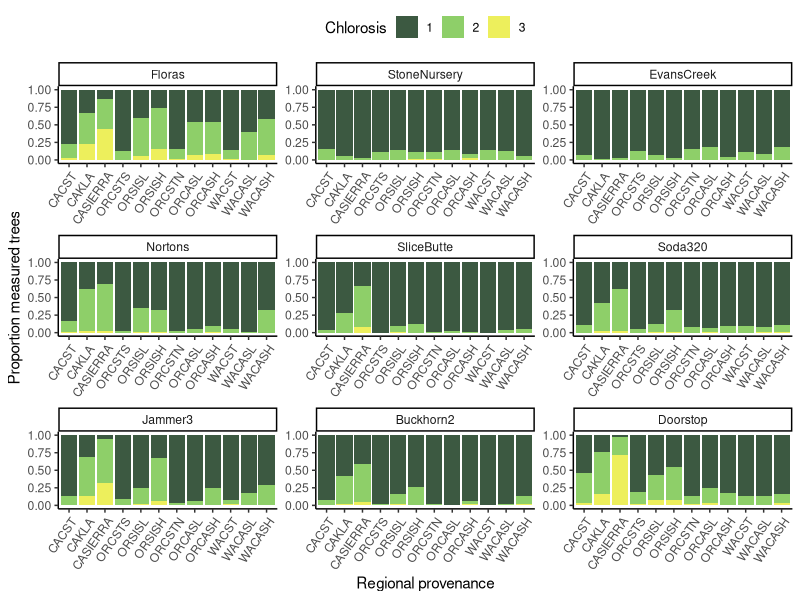
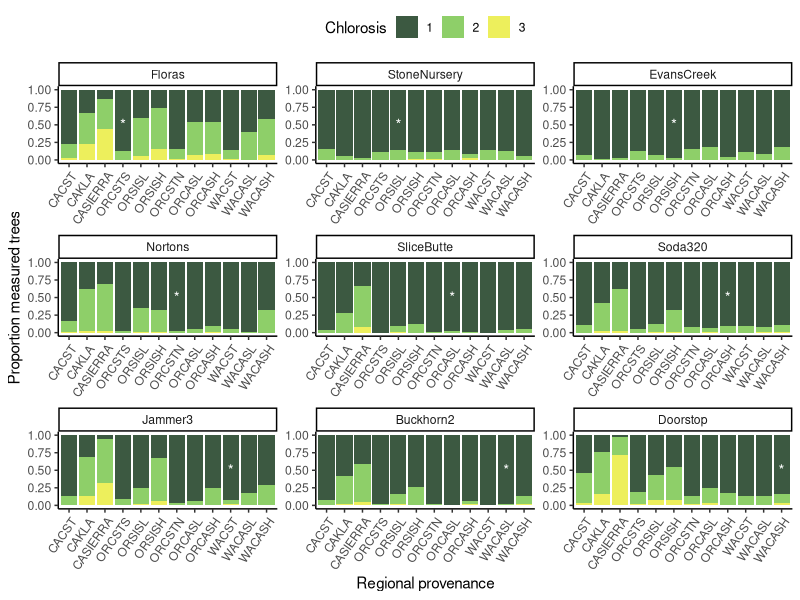
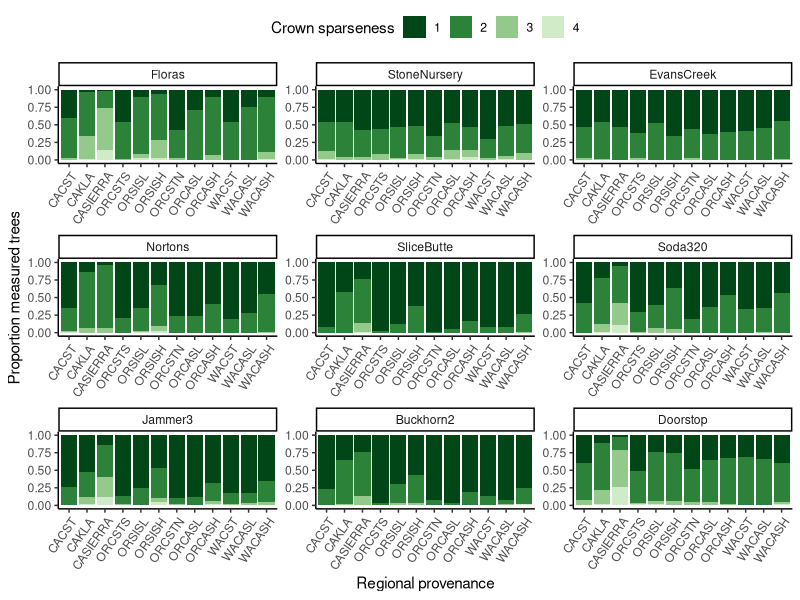
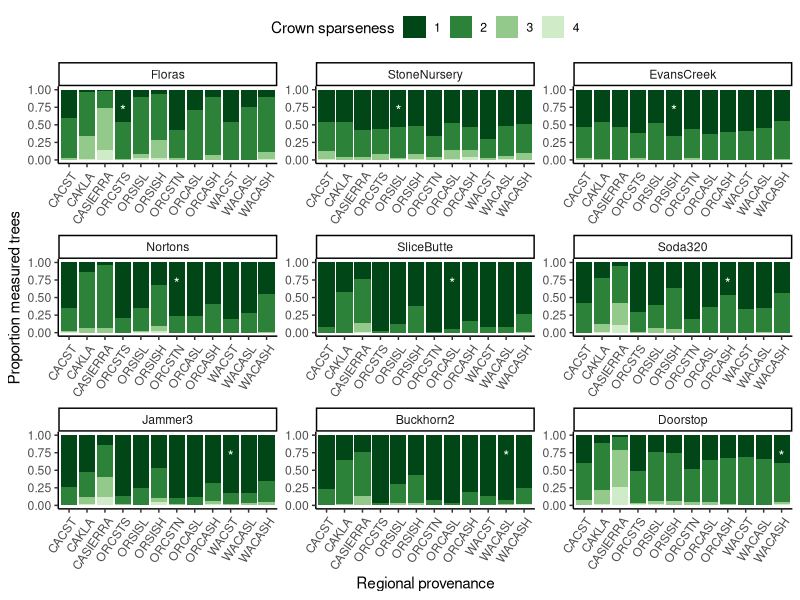
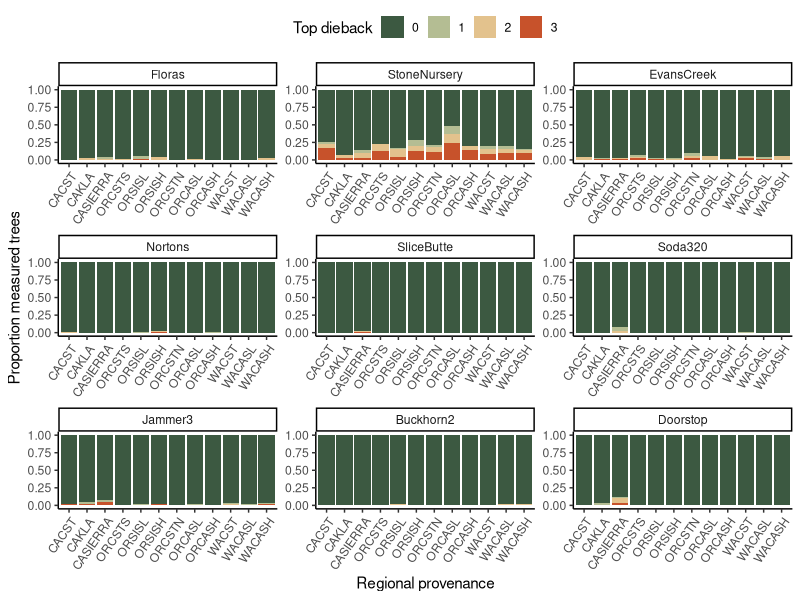
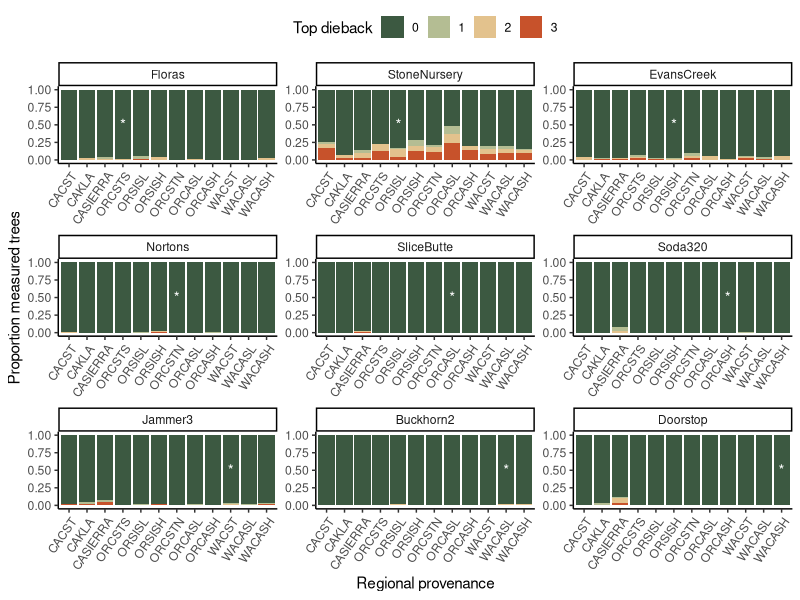
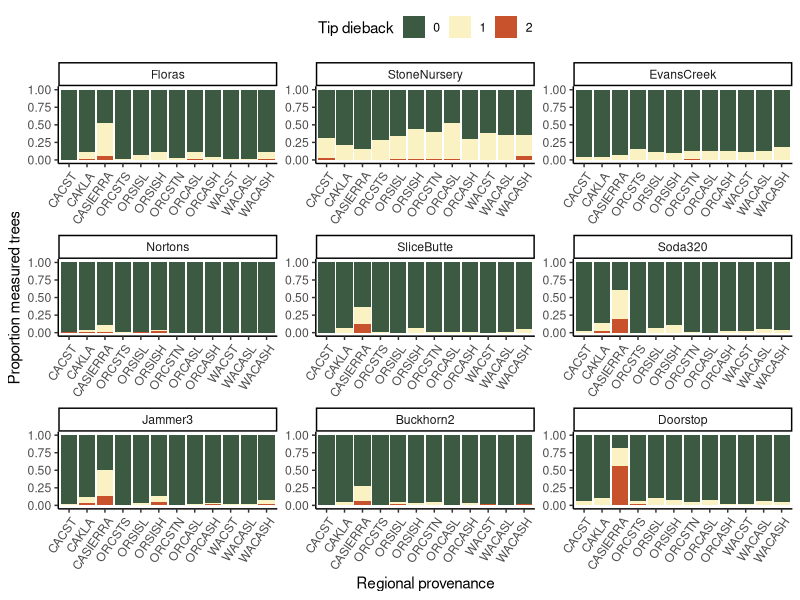
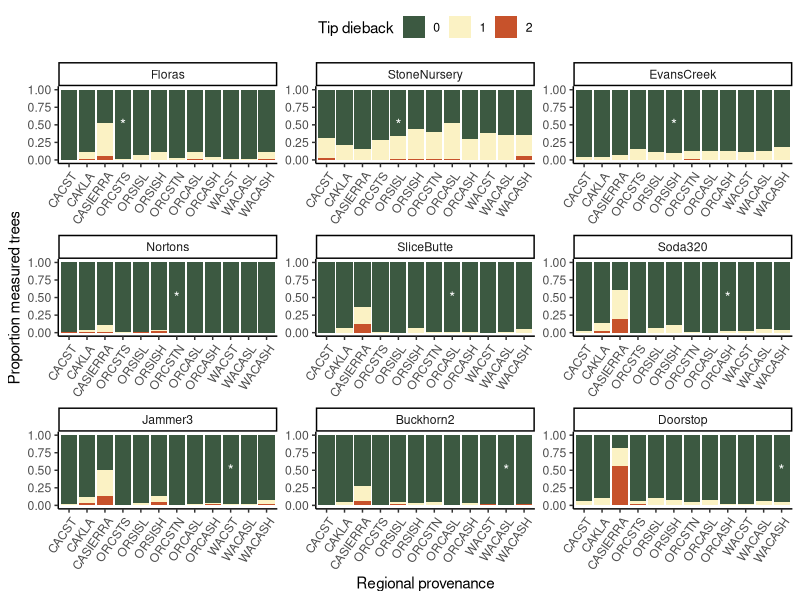

These figures' R source, in order:
## ---- chunk 1
knitr::opts_chunk$set(echo = TRUE)
knitr::opts_knit$set(root.dir ="~/SSMT_Projects/Analyses")
## ---- chunk 2
#load packages
library(tidyverse)
library(knitr)
library(patchwork)
## ---- chunk 3
# Read in data
data <- read.csv("field_climate_08_23_w18_21_growth_NSavgs.csv", row.names=1, header=TRUE, na.strings="NA") 
## ---- chunk 4
CC_site<-data %>% filter(!is.na(CC)) %>%group_by(SITE_NAME, CC) %>% summarize(total = sum(count)) %>%
  pivot_wider(names_from = CC, names_prefix = "CC_", values_from = total, values_fill = 0) %>%
  mutate(CCTrees = CC_1 + CC_2 + CC_3) %>%
  mutate(Prop_CC1 = round(CC_1/CCTrees, digits=3),
         Prop_CC2 = round(CC_2/CCTrees, digits=3),
         Prop_CC3 = round(CC_3/CCTrees, digits=3))%>%
  mutate(Prop_CC23 = Prop_CC2 + Prop_CC3) # this column contains the values for the Chlorosis column
## ---- chunk 5
CT_site <- data %>% filter(!is.na(CT)) %>%group_by(SITE_NAME, CT) %>% summarize(total = sum(count)) %>%
  pivot_wider(names_from = CT, names_prefix = "CT_", values_from = total, values_fill = 0) %>%
  mutate(CTTrees = CT_1 + CT_2 + CT_3 + CT_4) %>%
  mutate(Prop_CT1 = round(CT_1/CTTrees, digits=3),
         Prop_CT2 = round(CT_2/CTTrees, digits=3),
         Prop_CT3 = round(CT_3/CTTrees, digits=3),
         Prop_CT4 = round(CT_4/CTTrees, digits=3))%>%
  mutate(Prop_CT234 = Prop_CT2 + Prop_CT3+Prop_CT4) # this column contains the values for the Sparse crown column
## ---- chunk 6
BrDB_site <- data %>% filter(!is.na(BrDB)) %>%group_by(SITE_NAME, BrDB) %>% summarize(total = sum(count))%>%
  pivot_wider(names_from = BrDB, names_prefix = "BrDB_", values_from = total, values_fill = 0)%>%
  mutate(BrDBtrees = BrDB_0 + BrDB_1 + BrDB_2)%>%
  mutate(Prop_BrDB0 = round(BrDB_0/BrDBtrees, digits=3),
         Prop_BrDB1 = round(BrDB_1/BrDBtrees, digits=3),
         Prop_BrDB2 = round(BrDB_2/BrDBtrees, digits=3))%>%
  mutate(Prop_BrDB12 = Prop_BrDB1 + Prop_BrDB2)# this column contains the values for the Branch dieback column
## ---- chunk 7
TopDB_site <- data %>% filter(!is.na(TopDB))%>% group_by(SITE_NAME, TopDB) %>% summarize(total = sum(count))%>%
  pivot_wider(names_from = TopDB, names_prefix = "TopDB_", values_from = total, values_fill = 0) %>%
  mutate(TopDBtrees = TopDB_0 + TopDB_1 + TopDB_2 + TopDB_3) %>%
  mutate(Prop_TopDB0 = round(TopDB_0/TopDBtrees, digits=3),
        Prop_TopDB1 = round(TopDB_1/TopDBtrees, digits=3),
         Prop_TopDB2 = round(TopDB_2/TopDBtrees, digits=3),
         Prop_TopDB3 = round(TopDB_3/TopDBtrees, digits=3)) %>%
  mutate(Prop_TopDB123 = Prop_TopDB1 + Prop_TopDB2 + Prop_TopDB3) # this column contains the values for the top dieback column
## ---- chunk 8
TipDB_site <- data%>% filter(!is.na(TipDB)) %>% group_by(SITE_NAME,TipDB) %>% summarize(total = sum(count))%>%
  pivot_wider(names_from = TipDB, names_prefix = "TipDB_", values_from = total, values_fill = 0) %>%
  mutate(TipDBtrees = TipDB_0 + TipDB_1 + TipDB_2)%>%
  mutate(Prop_TipDB0 = round(TipDB_0/TipDBtrees, digits=3),
         Prop_TipDB1 = round(TipDB_1/TipDBtrees, digits=3),
         Prop_TipDB2 = round(TipDB_2/TipDBtrees, digits=3))%>%
  mutate(Prop_TipDB12 = Prop_TipDB1 + Prop_TipDB2) # this column contains the values for the tip dieback column
## ---- chunk 9
SnkBl_site <- data %>% filter(!is.na(SnkBl)) %>% group_by(SITE_NAME,SnkBl) %>% summarize(total = sum(count))%>%
  pivot_wider(names_from = SnkBl, names_prefix = "SnkBl_", values_from = total, values_fill = 0) %>%
  mutate(SnkBltrees = SnkBl_0 + SnkBl_1 + SnkBl_2)%>%
  mutate(Prop_SnkBl0 = round(SnkBl_0/SnkBltrees, digits=3),
         Prop_SnkBl1 = round(SnkBl_1/SnkBltrees, digits=3),
         Prop_SnkBl2 = round(SnkBl_2/SnkBltrees, digits=3))%>%
  mutate(Prop_SnkBl12 = Prop_SnkBl1 + Prop_SnkBl2)  # this column contains the values for the sunken bole column
## ---- chunk 10
PBl_site <- data%>% filter(!is.na(PBl))  %>% group_by(SITE_NAME,PBl) %>% summarize(total = sum(count))%>%
  pivot_wider(names_from = PBl, names_prefix = "PBl_", values_from = total, values_fill = 0)%>%
  mutate(PBltrees = PBl_0 + PBl_1 + PBl_2)%>%
  mutate(Prop_PBl0 = round(PBl_0/PBltrees, digits=3),
         Prop_PBl1 = round(PBl_1/PBltrees, digits=3),
         Prop_PBl2 = round(PBl_2/PBltrees, digits=3))%>%
  mutate(Prop_PBl12 = Prop_PBl1 + Prop_PBl2)# this column contains the values for the pitching on bole column
## ---- chunk 11
Gall_site <- data %>% filter(!is.na(Gall)) %>% group_by(SITE_NAME, Gall) %>% summarize(total = sum(count))%>%
  pivot_wider(names_from = Gall, names_prefix = "Gall_", values_from = total, values_fill = 0)%>%
  mutate(Galltrees = Gall_0 + Gall_1)%>%
  mutate(Prop_Gall0 = round(Gall_0/Galltrees, digits=3),
         Prop_Gall1 = round(Gall_1/Galltrees, digits=3)) # this column contains the values for the bacterial galls column
## ---- chunk 12
CC_reg<-data %>% filter(!is.na(CC)) %>%group_by(REGION, CC) %>% summarize(total = sum(count)) %>%
  pivot_wider(names_from = CC, names_prefix = "CC_", values_from = total, values_fill = 0) %>%
  mutate(CCTrees = CC_1 + CC_2 + CC_3) %>%
  mutate(Prop_CC1 = round(CC_1/CCTrees, digits=3),
         Prop_CC2 = round(CC_2/CCTrees, digits=3),
         Prop_CC3 = round(CC_3/CCTrees, digits=3))%>%
  mutate(Prop_CC23 = Prop_CC2 + Prop_CC3) # this column contains the values for the Chlorosis column
## ---- chunk 13
CT_reg <- data %>% filter(!is.na(CT)) %>%group_by(REGION, CT) %>% summarize(total = sum(count)) %>%
  pivot_wider(names_from = CT, names_prefix = "CT_", values_from = total, values_fill = 0) %>%
  mutate(CTTrees = CT_1 + CT_2 + CT_3 + CT_4) %>%
  mutate(Prop_CT1 = round(CT_1/CTTrees, digits=3),
         Prop_CT2 = round(CT_2/CTTrees, digits=3),
         Prop_CT3 = round(CT_3/CTTrees, digits=3),
         Prop_CT4 = round(CT_4/CTTrees, digits=3))%>%
  mutate(Prop_CT234 = Prop_CT2 + Prop_CT3+Prop_CT4) # this column contains the values for the Sparse crown column
## ---- chunk 14
BrDB_reg <- data %>% filter(!is.na(BrDB)) %>%group_by(REGION, BrDB) %>% summarize(total = sum(count))%>%
  pivot_wider(names_from = BrDB, names_prefix = "BrDB_", values_from = total, values_fill = 0)%>%
  mutate(BrDBtrees = BrDB_0 + BrDB_1 + BrDB_2)%>%
  mutate(Prop_BrDB0 = round(BrDB_0/BrDBtrees, digits=3),
         Prop_BrDB1 = round(BrDB_1/BrDBtrees, digits=3),
         Prop_BrDB2 = round(BrDB_2/BrDBtrees, digits=3))%>%
  mutate(Prop_BrDB12 = Prop_BrDB1 + Prop_BrDB2)# this column contains the values for the Branch dieback column
## ---- chunk 15
TopDB_reg <- data %>% filter(!is.na(TopDB))%>% group_by( REGION,TopDB) %>% summarize(total = sum(count))%>%
  pivot_wider(names_from = TopDB, names_prefix = "TopDB_", values_from = total, values_fill = 0) %>%
  mutate(TopDBtrees = TopDB_0 + TopDB_1 + TopDB_2 + TopDB_3) %>%
  mutate(Prop_TopDB0 = round(TopDB_0/TopDBtrees, digits=3),
        Prop_TopDB1 = round(TopDB_1/TopDBtrees, digits=3),
         Prop_TopDB2 = round(TopDB_2/TopDBtrees, digits=3),
         Prop_TopDB3 = round(TopDB_3/TopDBtrees, digits=3)) %>%
  mutate(Prop_TopDB123 = Prop_TopDB1 + Prop_TopDB2 + Prop_TopDB3) # this column contains the values for the top dieback column
## ---- chunk 16
TipDB_reg <- data%>% filter(!is.na(TipDB)) %>% group_by(REGION,TipDB) %>% summarize(total = sum(count))%>%
  pivot_wider(names_from = TipDB, names_prefix = "TipDB_", values_from = total, values_fill = 0) %>%
  mutate(TipDBtrees = TipDB_0 + TipDB_1 + TipDB_2)%>%
  mutate(Prop_TipDB0 = round(TipDB_0/TipDBtrees, digits=3),
         Prop_TipDB1 = round(TipDB_1/TipDBtrees, digits=3),
         Prop_TipDB2 = round(TipDB_2/TipDBtrees, digits=3))%>%
  mutate(Prop_TipDB12 = Prop_TipDB1 + Prop_TipDB2) # this column contains the values for the tip dieback column
## ---- chunk 17
SnkBl_reg <- data %>% filter(!is.na(SnkBl)) %>% group_by(REGION,SnkBl) %>% summarize(total = sum(count))%>%
  pivot_wider(names_from = SnkBl, names_prefix = "SnkBl_", values_from = total, values_fill = 0) %>%
  mutate(SnkBltrees = SnkBl_0 + SnkBl_1 + SnkBl_2)%>%
  mutate(Prop_SnkBl0 = round(SnkBl_0/SnkBltrees, digits=3),
         Prop_SnkBl1 = round(SnkBl_1/SnkBltrees, digits=3),
         Prop_SnkBl2 = round(SnkBl_2/SnkBltrees, digits=3))%>%
  mutate(Prop_SnkBl12 = Prop_SnkBl1 + Prop_SnkBl2)  # this column contains the values for the sunken bole column
## ---- chunk 18
PBl_reg <- data%>% filter(!is.na(PBl))  %>% group_by(REGION, PBl) %>% summarize(total = sum(count))%>%
  pivot_wider(names_from = PBl, names_prefix = "PBl_", values_from = total, values_fill = 0)%>%
  mutate(PBltrees = PBl_0 + PBl_1 + PBl_2)%>%
  mutate(Prop_PBl0 = round(PBl_0/PBltrees, digits=3),
         Prop_PBl1 = round(PBl_1/PBltrees, digits=3),
         Prop_PBl2 = round(PBl_2/PBltrees, digits=3))%>%
  mutate(Prop_PBl12 = Prop_PBl1 + Prop_PBl2)# this column contains the values for the pitching on bole column
## ---- chunk 19
Gall_reg <- data %>% filter(!is.na(Gall)) %>% group_by(REGION, Gall) %>% summarize(total = sum(count))%>%
  pivot_wider(names_from = Gall, names_prefix = "Gall_", values_from = total, values_fill = 0)%>%
  mutate(Galltrees = Gall_0 + Gall_1)%>%
  mutate(Prop_Gall0 = round(Gall_0/Galltrees, digits=3),
         Prop_Gall1 = round(Gall_1/Galltrees, digits=3)) # this column contains the values for the bacterial galls column
## ---- chunk 20
CC_sum<-data %>% filter(!is.na(CC)) %>%group_by(SITE_NAME, REGION, CC) %>% summarize(total = sum(count)) %>%
  pivot_wider(names_from = CC, names_prefix = "CC_", values_from = total, values_fill = 0) %>%
  mutate(CCTrees = CC_1 + CC_2 + CC_3) %>%
  mutate(Prop_CC1 = round(CC_1/CCTrees, digits=3),
         Prop_CC2 = round(CC_2/CCTrees, digits=3),
         Prop_CC3 = round(CC_3/CCTrees, digits=3))%>%
  mutate(Prop_CC23 = Prop_CC2 + Prop_CC3) # this column contains the values for the Chlorosis column
## ---- chunk 21
CT_sum <- data %>% filter(!is.na(CT)) %>%group_by(SITE_NAME,REGION, CT) %>% summarize(total = sum(count)) %>%
  pivot_wider(names_from = CT, names_prefix = "CT_", values_from = total, values_fill = 0) %>%
  mutate(CTTrees = CT_1 + CT_2 + CT_3 + CT_4) %>%
  mutate(Prop_CT1 = round(CT_1/CTTrees, digits=3),
         Prop_CT2 = round(CT_2/CTTrees, digits=3),
         Prop_CT3 = round(CT_3/CTTrees, digits=3),
         Prop_CT4 = round(CT_4/CTTrees, digits=3))%>%
  mutate(Prop_CT234 = Prop_CT2 + Prop_CT3+Prop_CT4) # this column contains the values for the Sparse crown column
## ---- chunk 22
BrDB_sum <- data %>% filter(!is.na(BrDB)) %>%group_by(SITE_NAME,REGION, BrDB) %>% summarize(total = sum(count))%>%
  pivot_wider(names_from = BrDB, names_prefix = "BrDB_", values_from = total, values_fill = 0)%>%
  mutate(BrDBtrees = BrDB_0 + BrDB_1 + BrDB_2)%>%
  mutate(Prop_BrDB0 = round(BrDB_0/BrDBtrees, digits=3),
         Prop_BrDB1 = round(BrDB_1/BrDBtrees, digits=3),
         Prop_BrDB2 = round(BrDB_2/BrDBtrees, digits=3))%>%
  mutate(Prop_BrDB12 = Prop_BrDB1 + Prop_BrDB2)# this column contains the values for the Branch dieback column
## ---- chunk 23
TopDB_sum <- data %>% filter(!is.na(TopDB))%>% group_by(SITE_NAME, REGION,TopDB) %>% summarize(total = sum(count))%>%
  pivot_wider(names_from = TopDB, names_prefix = "TopDB_", values_from = total, values_fill = 0) %>%
  mutate(TopDBtrees = TopDB_0 + TopDB_1 + TopDB_2 + TopDB_3) %>%
  mutate(Prop_TopDB0 = round(TopDB_0/TopDBtrees, digits=3),
        Prop_TopDB1 = round(TopDB_1/TopDBtrees, digits=3),
         Prop_TopDB2 = round(TopDB_2/TopDBtrees, digits=3),
         Prop_TopDB3 = round(TopDB_3/TopDBtrees, digits=3)) %>%
  mutate(Prop_TopDB123 = Prop_TopDB1 + Prop_TopDB2 + Prop_TopDB3) # this column contains the values for the top dieback column
## ---- chunk 24
TipDB_sum <- data%>% filter(!is.na(TipDB)) %>% group_by(SITE_NAME, REGION,TipDB) %>% summarize(total = sum(count))%>%
  pivot_wider(names_from = TipDB, names_prefix = "TipDB_", values_from = total, values_fill = 0) %>%
  mutate(TipDBtrees = TipDB_0 + TipDB_1 + TipDB_2)%>%
  mutate(Prop_TipDB0 = round(TipDB_0/TipDBtrees, digits=3),
         Prop_TipDB1 = round(TipDB_1/TipDBtrees, digits=3),
         Prop_TipDB2 = round(TipDB_2/TipDBtrees, digits=3))%>%
  mutate(Prop_TipDB12 = Prop_TipDB1 + Prop_TipDB2) # this column contains the values for the tip dieback column
## ---- chunk 25
SnkBl_sum <- data %>% filter(!is.na(SnkBl)) %>% group_by(SITE_NAME, REGION,SnkBl) %>% summarize(total = sum(count))%>%
  pivot_wider(names_from = SnkBl, names_prefix = "SnkBl_", values_from = total, values_fill = 0) %>%
  mutate(SnkBltrees = SnkBl_0 + SnkBl_1 + SnkBl_2)%>%
  mutate(Prop_SnkBl0 = round(SnkBl_0/SnkBltrees, digits=3),
         Prop_SnkBl1 = round(SnkBl_1/SnkBltrees, digits=3),
         Prop_SnkBl2 = round(SnkBl_2/SnkBltrees, digits=3))%>%
  mutate(Prop_SnkBl12 = Prop_SnkBl1 + Prop_SnkBl2)  # this column contains the values for the sunken bole column
## ---- chunk 26
PBl_sum <- data%>% filter(!is.na(PBl))  %>% group_by(SITE_NAME,REGION, PBl) %>% summarize(total = sum(count))%>%
  pivot_wider(names_from = PBl, names_prefix = "PBl_", values_from = total, values_fill = 0)%>%
  mutate(PBltrees = PBl_0 + PBl_1 + PBl_2)%>%
  mutate(Prop_PBl0 = round(PBl_0/PBltrees, digits=3),
         Prop_PBl1 = round(PBl_1/PBltrees, digits=3),
         Prop_PBl2 = round(PBl_2/PBltrees, digits=3))%>%
  mutate(Prop_PBl12 = Prop_PBl1 + Prop_PBl2)# this column contains the values for the pitching on bole column
## ---- chunk 27
Gall_sum <- data %>% filter(!is.na(Gall)) %>% group_by(SITE_NAME,REGION, Gall) %>% summarize(total = sum(count))%>%
  pivot_wider(names_from = Gall, names_prefix = "Gall_", values_from = total, values_fill = 0)%>%
  mutate(Galltrees = Gall_0 + Gall_1)%>%
  mutate(Prop_Gall0 = round(Gall_0/Galltrees, digits=3),
         Prop_Gall1 = round(Gall_1/Galltrees, digits=3)) # this column contains the values for the bacterial galls column
## ---- chunk 28
CC_sumlong<-data %>% filter(!is.na(CC)) %>%group_by(SITE_NAME, REGION, CC) %>% summarize(total = sum(count)) %>%
  mutate(CC = as.factor(CC))%>%
  mutate(SITE_NAME = as.factor(SITE_NAME))%>%
      mutate(SITE_NAME = fct_relevel(SITE_NAME, "Floras", "StoneNursery", "EvansCreek", "Nortons", "SliceButte", "Soda320",
                                "Jammer3", "Buckhorn2", "Doorstop")) %>%
  mutate(REGION = as.factor(REGION))%>%
   mutate(REGION = fct_relevel(REGION, "CACST", "CAKLA", "CASIERRA", "ORCSTS", "ORSISL", "ORSISH", "ORCSTN", "ORCASL", "ORCASH",
                              "WACST", "WACASL", "WACASH"))


palCC<-hcl.colors(10, palette="ag_GrnYl")
palCC_man <- c("#3C5941","#8ECF69","#EDEF5C")

(p2<-ggplot(CC_sumlong, aes(x = REGION, y = total, fill = CC)) +
    facet_wrap(~SITE_NAME, scales='free')+
  geom_col(position = "fill")+
  labs(x = "Regional provenance", y="Proportion measured trees")+
      theme_classic()+
     theme(axis.text.x=element_text(angle = 55, vjust = 0.95, hjust = 0.95),
            legend.position="top")+
   scale_fill_manual(values=palCC_man, name="Chlorosis"))

ann_text<-data.frame(REGION=c(4,5,6,7,8,9,10,11,12),
                     SITE_NAME=factor(c("Floras", "StoneNursery", "EvansCreek", "Nortons", "SliceButte", "Soda320",
                                "Jammer3", "Buckhorn2", "Doorstop")),
                     total=c(0.5,0.5,0.5,0.5,0.5,0.5,0.5,0.5,0.5),
                     CC=c('1','1','1','1','1','1','1','1','1'),
                     label=c("*","*","*","*","*","*","*","*","*"))

(p2new<-p2 + geom_text(
  data    = ann_text, label = ann_text$label, color="white"))

#ggsave(p2new, file="SIFigCrownColor_SiteRegion_20251030.png", dpi=300, height=7.5, width=7)
## ---- chunk 29
CT_sumlong<-data %>% filter(!is.na(CT)) %>%group_by(SITE_NAME,REGION, CT) %>% summarize(total = sum(count)) %>%
  mutate(CT = as.factor(CT))%>%
  mutate(SITE_NAME = as.factor(SITE_NAME))%>%
  mutate(SITE_NAME = fct_relevel(SITE_NAME, "Floras", "StoneNursery", "EvansCreek", "Nortons", "SliceButte", "Soda320",
                                "Jammer3", "Buckhorn2", "Doorstop"))%>%
  mutate(REGION = as.factor(REGION))%>%
   mutate(REGION = fct_relevel(REGION, "CACST", "CAKLA", "CASIERRA", "ORCSTS", "ORSISL", "ORSISH", "ORCSTN", "ORCASL", "ORCASH",
                              "WACST", "WACASL", "WACASH"))

palCT<-hcl.colors(10, palette="Greens")
palCT_man <- c("#004616","#2B8238","#93CA8B","#D0EBC8")

(p3<-ggplot(CT_sumlong, aes(x = REGION, y = total, fill = CT)) +
    facet_wrap(~SITE_NAME, scales='free')+
  geom_col(position = "fill")+
  labs(x = "Regional provenance", y="Proportion measured trees")+
      theme_classic()+
      theme(axis.text.x=element_text(angle = 55, vjust = 0.95, hjust = 0.95),
            legend.position="top")+
   scale_fill_manual(values=palCT_man, name="Crown sparseness"))

ann_text<-data.frame(REGION=c(4,5,6,7,8,9,10,11,12),
                     SITE_NAME=factor(c("Floras", "StoneNursery", "EvansCreek", "Nortons", "SliceButte", "Soda320",
                                "Jammer3", "Buckhorn2", "Doorstop")),
                     total=c(0.7,0.7,0.7,0.7,0.7,0.7,0.7,0.7,0.7),
                     CT=c('1','1','1','1','1','1','1','1','1'),
                     label=c("*","*","*","*","*","*","*","*","*"))

(p3new<-p3 + geom_text(
  data    = ann_text, label = ann_text$label, color="white"))
#ggsave(p3new, file="SIFigCrownSparseness_SiteRegion_20251030.png", dpi=300, height=7.5, width=7)
## ---- chunk 30
TopDB_sumlong<-data %>% filter(!is.na(TopDB)) %>%group_by(SITE_NAME, REGION,TopDB) %>% summarize(total = sum(count)) %>%
  mutate(TopDB = as.factor(TopDB))%>%
  mutate(TopDB = fct_relevel(TopDB, "0","1","2","3")) %>%
  mutate(SITE_NAME = as.factor(SITE_NAME))%>%
  mutate(SITE_NAME = fct_relevel(SITE_NAME, "Floras", "StoneNursery", "EvansCreek", "Nortons", "SliceButte", "Soda320",
                                "Jammer3", "Buckhorn2", "Doorstop"))%>%
  mutate(REGION = as.factor(REGION))%>%
   mutate(REGION = fct_relevel(REGION, "CACST", "CAKLA", "CASIERRA", "ORCSTS", "ORSISL", "ORSISH", "ORCSTN", "ORCASL", "ORCASH",
                              "WACST", "WACASL", "WACASH"))

palTopDB<-hcl.colors(4, palette="Fall")

(p4<-ggplot(TopDB_sumlong, aes(x = REGION, y = total, fill = TopDB)) +
    facet_wrap(~SITE_NAME, scales='free')+
  geom_col(position = "fill")+
  labs(x = "Regional provenance", y="Proportion measured trees")+
      theme_classic()+
     theme(axis.text.x=element_text(angle = 55, vjust = 0.95, hjust = 0.95),
            legend.position="top")+
   scale_fill_manual(values=palTopDB, name="Top dieback"))

ann_text<-data.frame(REGION=c(4,5,6,7,8,9,10,11,12),
                     SITE_NAME=factor(c("Floras", "StoneNursery", "EvansCreek", "Nortons", "SliceButte", "Soda320",
                                "Jammer3", "Buckhorn2", "Doorstop")),
                     total=c(0.5,0.5,0.5,0.5,0.5,0.5,0.5,0.5,0.5),
                     TopDB=c('0','0','0','0','0','0','0','0','0'),
                     label=c("*","*","*","*","*","*","*","*","*"))

(p4new<-p4 + geom_text(data    = ann_text, label = ann_text$label, color="white"))
#ggsave(p4new, file="SIFigTopDB_SiteRegion_20251030.png", dpi=300, height=7.5, width=7)
## ---- chunk 31
TipDB_sumlong<-data %>% filter(!is.na(TipDB)) %>%group_by(SITE_NAME, REGION,TipDB) %>% summarize(total = sum(count)) %>%
  mutate(TipDB = as.factor(TipDB))%>%
  mutate(TipDB = fct_relevel(TipDB, "0","1","2")) %>%
  mutate(SITE_NAME = as.factor(SITE_NAME))%>%
  mutate(SITE_NAME = fct_relevel(SITE_NAME, "Floras", "StoneNursery", "EvansCreek", "Nortons", "SliceButte", "Soda320",
                                "Jammer3", "Buckhorn2", "Doorstop"))%>%
  mutate(REGION = as.factor(REGION))%>%
   mutate(REGION = fct_relevel(REGION, "CACST", "CAKLA", "CASIERRA", "ORCSTS", "ORSISL", "ORSISH", "ORCSTN", "ORCASL", "ORCASH",
                              "WACST", "WACASL", "WACASH"))

palTipDB<-hcl.colors(3, palette="Fall")

(p5<-ggplot(TipDB_sumlong, aes(x = REGION, y = total, fill = TipDB)) +
    facet_wrap(~SITE_NAME, scales='free')+
  geom_col(position = "fill")+
  labs(x = "Regional provenance", y="Proportion measured trees")+
      theme_classic()+
         theme(axis.text.x=element_text(angle = 55, vjust = 0.95, hjust = 0.95),
            legend.position="top")+
   scale_fill_manual(values=palTipDB, name="Tip dieback"))

ann_text<-data.frame(REGION=c(4,5,6,7,8,9,10,11,12),
                     SITE_NAME=factor(c("Floras", "StoneNursery", "EvansCreek", "Nortons", "SliceButte", "Soda320",
                                "Jammer3", "Buckhorn2", "Doorstop")),
                     total=c(0.5,0.5,0.5,0.5,0.5,0.5,0.5,0.5,0.5),
                     TipDB=c('0','0','0','0','0','0','0','0','0'),
                     label=c("*","*","*","*","*","*","*","*","*"))

(p5new<-p5 + geom_text(data    = ann_text, label = ann_text$label, color="white"))
#ggsave(p5new, file="SIFigTipDB_SiteRegion_20251030.png", dpi=300, height=7.5, width=7)
## ---- chunk 32
BrDB_sumlong<-data %>% filter(!is.na(BrDB)) %>%group_by(SITE_NAME,REGION, BrDB) %>% summarize(total = sum(count)) %>%
  mutate(BrDB = as.factor(BrDB))%>%
  mutate(BrDB = fct_relevel(BrDB, "0","1","2")) %>%
  mutate(SITE_NAME = as.factor(SITE_NAME))%>%
  mutate(SITE_NAME = fct_relevel(SITE_NAME, "Floras", "StoneNursery", "EvansCreek", "Nortons", "SliceButte", "Soda320",
                                "Jammer3", "Buckhorn2", "Doorstop"))%>%
  mutate(REGION = as.factor(REGION))%>%
   mutate(REGION = fct_relevel(REGION, "CACST", "CAKLA", "CASIERRA", "ORCSTS", "ORSISL", "ORSISH", "ORCSTN", "ORCASL", "ORCASH",
                              "WACST", "WACASL", "WACASH"))

palBrDB<-hcl.colors(3, palette="Fall")

(p6<-ggplot(BrDB_sumlong, aes(x = REGION, y = total, fill = BrDB)) +
    facet_wrap(~SITE_NAME, scales='free')+
  geom_col(position = "fill")+
  labs(x = "Regional provenance", y="Proportion measured trees")+
      theme_classic()+
          theme(axis.text.x=element_text(angle = 55, vjust = 0.95, hjust = 0.95),
            legend.position="top")+
   scale_fill_manual(values=palBrDB, name="Branch dieback"))

ann_text<-data.frame(REGION=c(4,5,6,7,8,9,10,11,12),
                     SITE_NAME=factor(c("Floras", "StoneNursery", "EvansCreek", "Nortons", "SliceButte", "Soda320",
                                "Jammer3", "Buckhorn2", "Doorstop")),
                     total=c(0.5,0.5,0.5,0.5,0.5,0.5,0.5,0.5,0.5),
                     BrDB=c('0','0','0','0','0','0','0','0','0'),
                     label=c("*","*","*","*","*","*","*","*","*"))

(p6new<-p6 + geom_text(data    = ann_text, label = ann_text$label, color="white"))
#ggsave(p6new, file="SIFigBranchDB_SiteRegion_20251030.png", dpi=300, height=7.5, width=7)
## ---- chunk 33
SnkBl_sumlong<-data %>% filter(!is.na(SnkBl)) %>%group_by(SITE_NAME,REGION, SnkBl) %>% summarize(total = sum(count)) %>%
  mutate(SnkBl = as.factor(SnkBl))%>%
  mutate(SnkBl = fct_relevel(SnkBl, "0","1","2")) %>%
  mutate(SITE_NAME = as.factor(SITE_NAME))%>%
  mutate(SITE_NAME = fct_relevel(SITE_NAME, "Floras", "StoneNursery", "EvansCreek", "Nortons", "SliceButte", "Soda320",
                                "Jammer3", "Buckhorn2", "Doorstop"))%>%
  mutate(REGION = as.factor(REGION))%>%
   mutate(REGION = fct_relevel(REGION, "CACST", "CAKLA", "CASIERRA", "ORCSTS", "ORSISL", "ORSISH", "ORCSTN", "ORCASL", "ORCASH",
                              "WACST", "WACASL", "WACASH"))

palSnkBl<-hcl.colors(3, palette="Fall")

(p9<-ggplot(SnkBl_sumlong, aes(x = REGION, y = total, fill = SnkBl)) +
    facet_wrap(~SITE_NAME, scales='free')+
  geom_col(position = "fill")+
  labs(x = "Regional provenance", y="Proportion measured trees")+
      theme_classic()+
      theme(axis.text.x=element_text(angle = 55, vjust = 0.95, hjust = 0.95),
            legend.position="top")+
   scale_fill_manual(values=palSnkBl, name="Sunken bole"))

ann_text<-data.frame(REGION=c(4,5,6,7,8,9,10,11,12),
                     SITE_NAME=factor(c("Floras", "StoneNursery", "EvansCreek", "Nortons", "SliceButte", "Soda320",
                                "Jammer3", "Buckhorn2", "Doorstop")),
                     total=c(0.5,0.5,0.5,0.5,0.5,0.5,0.5,0.5,0.5),
                     SnkBl=c('0','0','0','0','0','0','0','0','0'),
                     label=c("*","*","*","*","*","*","*","*","*"))

(p9new<-p9 + geom_text(data    = ann_text, label = ann_text$label, color="white"))
#ggsave(p9new, file="SIFigSunkenBole_SiteRegion_20251030.png", dpi=300, height=7.5, width=7)
## ---- chunk 34
PBl_sumlong<-data %>% filter(!is.na(PBl)) %>%group_by(SITE_NAME,REGION, PBl) %>% summarize(total = sum(count)) %>%
  mutate(PBl = as.factor(PBl))%>%
  mutate(PBl = fct_relevel(PBl, "0","1","2")) %>%
  mutate(SITE_NAME = as.factor(SITE_NAME))%>%
  mutate(SITE_NAME = fct_relevel(SITE_NAME, "Floras", "StoneNursery", "EvansCreek", "Nortons", "SliceButte", "Soda320",
                                "Jammer3", "Buckhorn2", "Doorstop"))%>%
  mutate(REGION = as.factor(REGION))%>%
   mutate(REGION = fct_relevel(REGION, "CACST", "CAKLA", "CASIERRA", "ORCSTS", "ORSISL", "ORSISH", "ORCSTN", "ORCASL", "ORCASH",
                              "WACST", "WACASL", "WACASH"))

palPBl<-hcl.colors(3, palette="Fall")

(p10<-ggplot(PBl_sumlong, aes(x = REGION, y = total, fill = PBl)) +
    facet_wrap(~SITE_NAME, scales='free')+
  geom_col(position = "fill")+
  labs(x = "Regional provenance", y="Proportion measured trees")+
      theme_classic()+
          theme(axis.text.x=element_text(angle = 55, vjust = 0.95, hjust = 0.95),
            legend.position="top")+
   scale_fill_manual(values=palPBl, name="Pitch streaming on bole"))

ann_text<-data.frame(REGION=c(4,5,6,7,8,9,10,11,12),
                     SITE_NAME=factor(c("Floras", "StoneNursery", "EvansCreek", "Nortons", "SliceButte", "Soda320",
                                "Jammer3", "Buckhorn2", "Doorstop")),
                     total=c(0.5,0.5,0.5,0.5,0.5,0.5,0.5,0.5,0.5),
                     PBl=c('0','0','0','0','0','0','0','0','0'),
                     label=c("*","*","*","*","*","*","*","*","*"))

(p10new<-p10 + geom_text(data    = ann_text, label = ann_text$label, color="white"))
#ggsave(p10new, file="SIFigPitchBole_SiteRegion_20251030.png", dpi=300, height=7.5, width=7)
## ---- chunk 35
Gall_sumlong<-data %>% filter(!is.na(Gall)) %>%group_by(SITE_NAME, REGION,Gall) %>% summarize(total = sum(count)) %>%
  mutate(Gall = as.factor(Gall))%>%
  mutate(Gall = fct_relevel(Gall, "0","1")) %>%
  mutate(SITE_NAME = as.factor(SITE_NAME))%>%
  mutate(SITE_NAME = fct_relevel(SITE_NAME, "Floras", "StoneNursery", "EvansCreek", "Nortons", "SliceButte", "Soda320",
                                "Jammer3", "Buckhorn2", "Doorstop"))%>%
  mutate(REGION = as.factor(REGION))%>%
   mutate(REGION = fct_relevel(REGION, "CACST", "CAKLA", "CASIERRA", "ORCSTS", "ORSISL", "ORSISH", "ORCSTN", "ORCASL", "ORCASH",
                              "WACST", "WACASL", "WACASH")) 

palcheckbox<-hcl.colors(2, palette="Fall")

(p12<-ggplot(Gall_sumlong, aes(x = REGION, y = total, fill = Gall)) +
    facet_wrap(~SITE_NAME, scales='free')+
  geom_col(position = "fill")+
  labs(x = "Regional provenance", y="Proportion measured trees")+
      theme_classic()+
      theme(axis.text.x=element_text(angle = 55, vjust = 0.95, hjust = 0.95),
            legend.position="top")+
   scale_fill_manual(values=palcheckbox, name="Bacterial galls"))

ann_text<-data.frame(REGION=c(4,5,6,7,8,9,10,11,12),
                     SITE_NAME=factor(c("Floras", "StoneNursery", "EvansCreek", "Nortons", "SliceButte", "Soda320",
                                "Jammer3", "Buckhorn2", "Doorstop")),
                     total=c(0.5,0.5,0.5,0.5,0.5,0.5,0.5,0.5,0.5),
                     Gall=c('0','0','0','0','0','0','0','0','0'),
                     label=c("*","*","*","*","*","*","*","*","*"))

(p12new<-p12 + geom_text(data    = ann_text, label = ann_text$label, color="white"))
#ggsave(p12new, file="SIFigGalls_SiteRegion_20251030.png", dpi=300, height=7.5, width=7)
